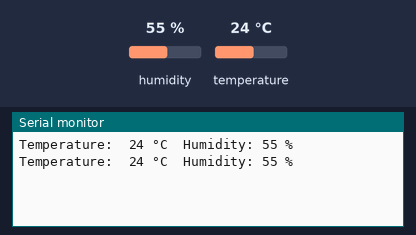
The sketch below on a simulated Arduino Uno, built with avr-gcc and run on an emulated ATmega328P. Shown: the last lines printed to the serial monitor. Inputs (shaded band) come from the test bench; at power-on: humidity 55 %, temperature 24 °C.

Above: at 1.3 s.
1.4 s: humidity set to 22 %
At 2.0 s:
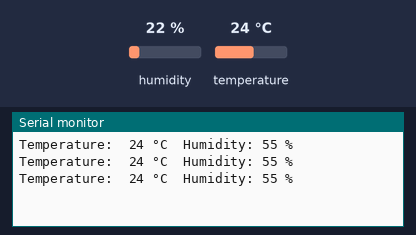
2.9 s: temperature set to 12 °C
At 3.6 s:
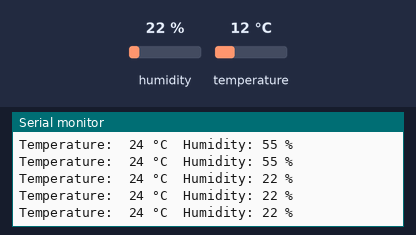
4.4 s: humidity set to 40 %
At 5.1 s:
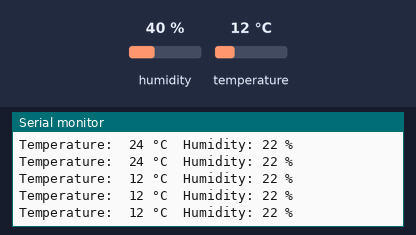
Timing chart, 0 to 7.4 s (numbered marks = the images above; inputs shaded):
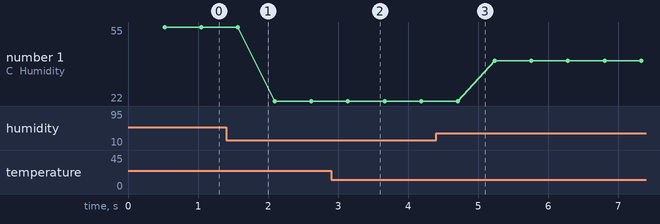

The sketch:

dht11.ino
```cpp
#include <DHT11.h>
DHT11 dht11(25);

void setup() {
  Serial.begin(115200);
}

void loop() {
  int temperature = 0;
  int humidity = 0;

  int result = dht11.readTemperatureHumidity(temperature, humidity);
  if (result == 0) {
    Serial.print("Temperature:  ");
    Serial.print(temperature);
    Serial.print(" °C\tHumidity: ");
    Serial.print(humidity);
    Serial.println(" %");
  } else {
    Serial.println(DHT11::getErrorString(result));
  }
}
```

Measured:
- plotted number 1: 55 → 22 after the input at 1.4 s, 22 → 40 after the input at 4.4 s
